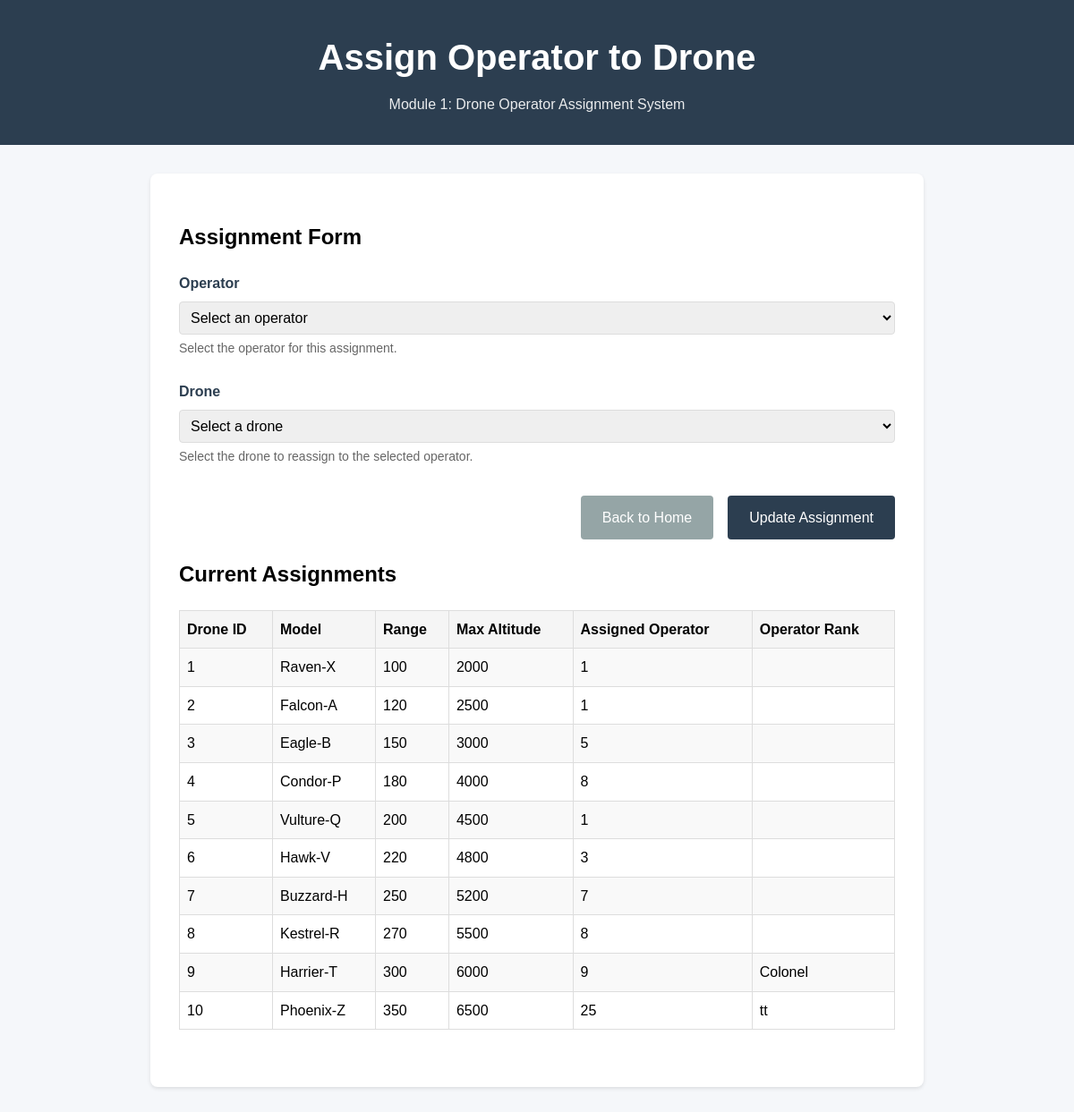
The app's page /build/assignment.php with its own data.
### tables this page shows
CREATE TABLE `drones` (
  `drone_id` int NOT NULL,
  `range` int DEFAULT NULL,
  `max_altitude` int DEFAULT NULL,
  `model` varchar(100) DEFAULT NULL,
  `op_id` int NOT NULL,
  PRIMARY KEY (`drone_id`),
  KEY `op_id` (`op_id`),
  CONSTRAINT `drones_ibfk_1` FOREIGN KEY (`op_id`) REFERENCES `operator` (`op_id`)
);

CREATE TABLE `operator` (
  `op_id` int NOT NULL,
  `rank` varchar(50) DEFAULT NULL,
  PRIMARY KEY (`op_id`)
);

### build/assignment.php (the view, shortened to what this page needs)
<?php
$host = "localhost";
$username = "root";
$password = "2003";
$dbname = "military_intelligence";
try {
    $conn = new mysqli($host, $username, $password, $dbname);
} catch (Exception $e) {
    $error = $e->getMessage();
}
?>
<!DOCTYPE html>
<html lang="en">
<head>
</head>
<body>
    <div class="header">
        <h1>Assign Operator to Drone</h1>
        <p>Module 1: Drone Operator Assignment System</p>
    </div>
    <div class="container">
        <h2>Assignment Form</h2>
        <form action="process_assignment.php" method="POST">
            <div class="form-group">
                <label for="op_id">Operator</label>
                <select name="op_id" id="op_id" required>
                    <option value="">Select an operator</option>
                </select>
                <div class="help-text">Select the operator for this assignment.</div>
            </div>
            <div class="form-group">
                <label for="drone_id">Drone</label>
                <select name="drone_id" id="drone_id" required>
                    <option value="">Select a drone</option>
                </select>
                <div class="help-text">Select the drone to reassign to the selected operator.</div>
            </div>
            <div class="button-group">
                <a href="index.php" class="btn btn-secondary">Back to Home</a>
                <button type="submit" class="btn btn-primary">Update Assignment</button>
            </div>
        </form>
        <h2>Current Assignments</h2>
        <table>
            <tr>
                <th>Drone ID</th>
                <th>Model</th>
                <th>Range</th>
                <th>Max Altitude</th>
                <th>Assigned Operator</th>
                <th>Operator Rank</th>
            </tr>
            <?php
            $assignments = $conn->query("
                SELECT d.drone_id, d.model, d.`range`, d.max_altitude, d.op_id, o.`rank`
                FROM Drones d
                JOIN Operator o ON d.op_id = o.op_id
                ORDER BY d.drone_id
            ");
            if ($assignments && $assignments->num_rows > 0):
                while ($assignment = $assignments->fetch_assoc()): ?>
                    <tr>
                        <td><?php echo htmlspecialchars($assignment['drone_id']); ?></td>
                        <td><?php echo htmlspecialchars($assignment['model']); ?></td>
                        <td><?php echo htmlspecialchars($assignment['range']); ?></td>
                        <td><?php echo htmlspecialchars($assignment['max_altitude']); ?></td>
                        <td><?php echo htmlspecialchars($assignment['op_id']); ?></td>
                        <td><?php echo htmlspecialchars($assignment['rank']); ?></td>
                    </tr>
                <?php endwhile;
            endif; ?>
        </table>
    </div>
</body>
</html>

### build/assignment.php (style rules this page uses)
body { font-family: Arial, sans-serif; line-height: 1.6; margin: 0; padding: 0; background-color: #f5f7fa; }
.header { background-color: #2c3e50; color: white; padding: 2rem; text-align: center; }
.header h1 { margin: 0; font-size: 2.5rem; }
.header p { margin: 0.5rem 0 0; opacity: 0.9; }
.container { max-width: 800px; margin: 2rem auto; padding: 2rem; background: white; border-radius: 8px; box-shadow: 0 2px 4px rgba(0,0,0,0.1); }
.form-group { margin-bottom: 1.5rem; }
label { display: block; margin-bottom: 0.5rem; color: #2c3e50; font-weight: bold; }
select, input { width: 100%; padding: 0.5rem; border: 1px solid #ddd; border-radius: 4px; font-size: 1rem; }
.help-text { font-size: 0.875rem; color: #666; margin-top: 0.25rem; }
.button-group { margin-top: 2rem; display: flex; gap: 1rem; justify-content: flex-end; }
.btn { padding: 0.75rem 1.5rem; border: none; border-radius: 4px; font-size: 1rem; cursor: pointer; transition: background-color 0.2s; text-decoration: none; }
.btn-primary { background-color: #2c3e50; color: white; }
.btn-secondary { background-color: #95a5a6; color: white; }
table { width: 100%; border-collapse: collapse; margin-bottom: 2rem; }
th, td { border: 1px solid #ddd; padding: 8px; text-align: left; }
th { background-color: #f5f5f5; }
tr:nth-child(even) { background-color: #f9f9f9; }

### records on screen
drones: drone_id "1", model "Raven-X", range "100", max_altitude "2000", op "1"
drones: drone_id "2", model "Falcon-A", range "120", max_altitude "2500", op "1"
drones: drone_id "3", model "Eagle-B", range "150", max_altitude "3000", op "5"
drones: drone_id "4", model "Condor-P", range "180", max_altitude "4000", op "8"
drones: drone_id "5", model "Vulture-Q", range "200", max_altitude "4500", op "1"
drones: drone_id "6", model "Hawk-V", range "220", max_altitude "4800", op "3"
drones: drone_id "7", model "Buzzard-H", range "250", max_altitude "5200", op "7"
drones: drone_id "8", model "Kestrel-R", range "270", max_altitude "5500", op "8"
drones: drone_id "9", model "Harrier-T", range "300", max_altitude "6000", op "9", op.rank "Colonel"
drones: drone_id "10", model "Phoenix-Z", range "350", max_altitude "6500", op "25", op.rank "tt"
